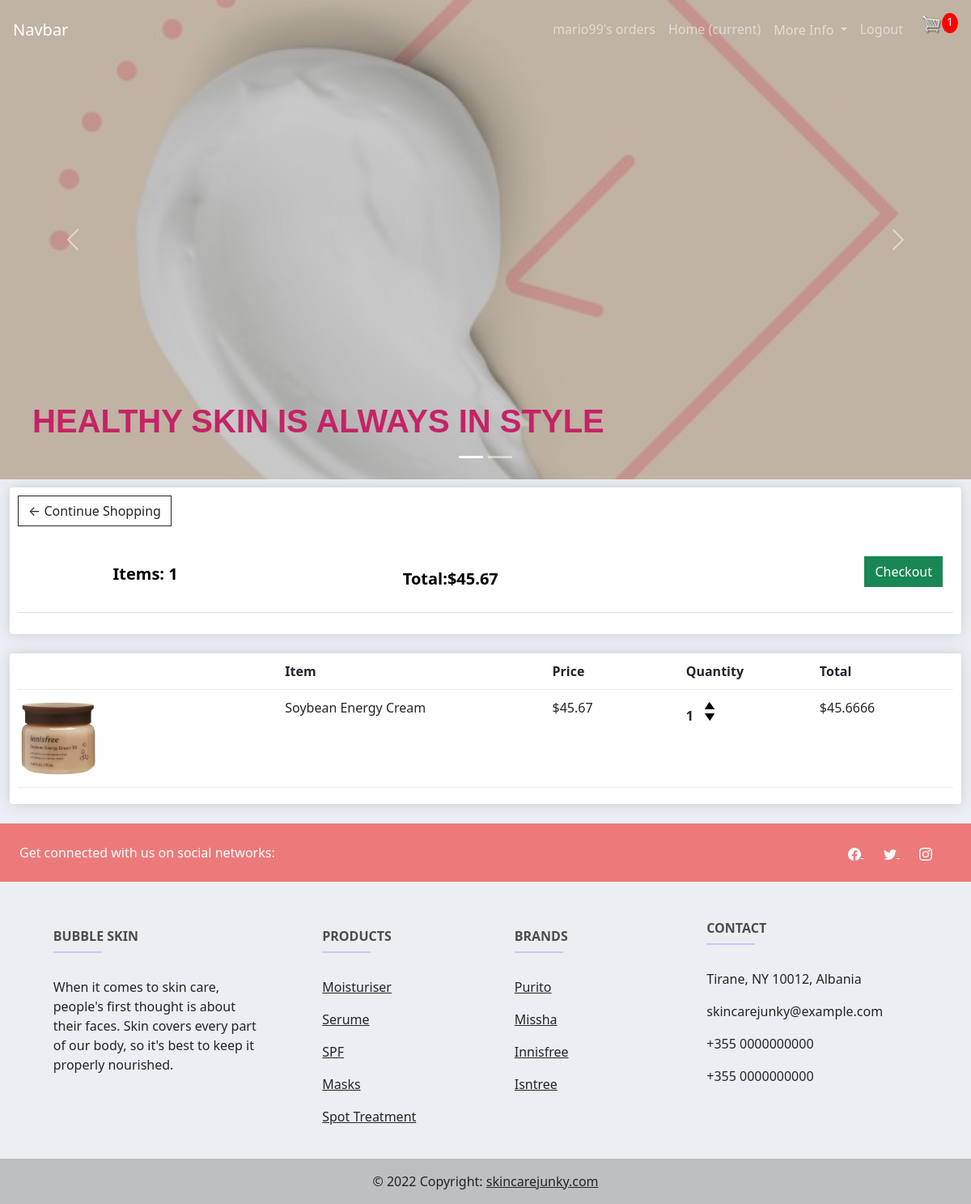
The page /cart/ (signed in) on the database its author committed.
### accounts/models.py (models this page shows, shortened)
class Order(models.Model):
    STATUS = (
        ('Pending', 'Pending'),
        ('Out for delivery', 'Out for delivery'),
        ('Delivered', 'Delivered'),
    )
    costumer = models.ForeignKey(Costumer, null=True, on_delete=models.SET_NULL)
    product = models.ForeignKey(Product, null=True, on_delete=models.SET_NULL)
    date_created = models.DateTimeField(auto_now_add=True)
    status = models.CharField(max_length=200, null=True, choices=STATUS)
    complete = models.BooleanField(default=False)
    transaction_id = models.CharField(max_length=200, null=True)
    @property
    def get_cart_total(self):
        orderitems = self.orderitem_set.all()
        total = sum([item.get_total_price for item in orderitems])
        return total
    @property
    def get_cart_items(self):
        orderitems = self.orderitem_set.all()
        total = sum([item.quantity for item in orderitems])
        return total
    class Meta:
        db_table = "order"

class OrderItem(models.Model):
    product = models.ForeignKey(Product, on_delete=models.SET_NULL, null=True)
    order = models.ForeignKey(Order, on_delete=models.SET_NULL, null=True)
    quantity = models.IntegerField(default=0, null=True, blank=True)
    date_added = models.DateTimeField(auto_now_add=True)
    @property
    def get_total_price(self):
        total = self.product.price * self.quantity
        return total
    class Meta:
        db_table = "orderItem"

class Product(models.Model):
    CATEGORY = (
        ('Purito', 'Purito'),
        ('Missha', 'Missha'),
        ('Innistfree', 'Innistfree'),
        ('Isntree', 'Isntree'),
    )
    name = models.CharField(max_length=200, null=True)
    price = models.FloatField(max_length=200, null=True)
    category = models.CharField(max_length=200, null=True, choices=CATEGORY)
    description = models.CharField(max_length=200, null=True, blank=True)
    date_created = models.DateTimeField(auto_now_add=True)
    tags = models.ManyToManyField(Tag)
    image = models.ImageField(null=True, blank=True)
    @property
    def imageURL(self):
        try:
            url = self.image.url
        except:
            url = ''
        return url
    class Meta:
        db_table = "product"

### accounts/decorators.py (the view)
        def wrapper_func(request, *args, **kwargs):
            group = None
            if request.user.groups.exists():
                group = request.user.groups.all()[0].name
            if group in allowed_roles:
                return view_func(request, *args, **kwargs)
            else:
                return HttpResponse('You are not authorized to view this page')

### accounts/utils.py (called while the page is built)
def cartData(request):
    costumer = request.user.costumer
    order = Order.objects.filter(costumer=costumer, complete=False)
    if not order.exists():
        order = Order.objects.create(costumer=costumer, complete=False)
    else:
        order = order.last()
    items = order.orderitem_set.all()
    cartItems = order.get_cart_items
    return {'items': items, 'order': order, 'cartItems': cartItems}

### accounts/views.py (called while the page is built)
@login_required(login_url='login')
@allowed_users(allowed_roles=['costumer'])
def cart(request):
    data = cartData(request)
    cartItems = data['cartItems']
    order = data['order']
    items = data['items']
    context = {'items': items, 'order': order, 'cartItems': cartItems}
    return render(request, 'accounts/cart.html', context)

### accounts/templates/accounts/cart.html (shortened to what this page needs)
{% extends 'accounts/main.html' %}
{% load static %}
{% block content %}
	<div class="row">
		<div class="col-lg-12">
			<div class="box-element">
				<a  class="btn btn-outline-dark" href="{% url 'store' %}">&#x2190; Continue Shopping</a>
				<br>
				<br>
				<table class="table">
					<tr>
						<th><h5>Items: <strong>{{order.get_cart_items}}</strong></h5></th>
						<th><h5>Total:<strong>${{order.get_cart_total | floatformat:2}}</strong></h5></th>
						<th>
							<a  style="float:right; margin:5px;" class="btn btn-success" href="{% url 'checkout' %}">Checkout</a>
						</th>
					</tr>
				</table>
			</div>
			<br>
			<div class="box-element">
				<div class="cart-row">
					<div style="flex:2"></div>
					<div style="flex:2"><strong>Item</strong></div>
					<div style="flex:1"><strong>Price</strong></div>
					<div style="flex:1"><strong>Quantity</strong></div>
					<div style="flex:1"><strong>Total</strong></div>
				</div>
				{% for item in items %}
					<div class="cart-row">
						<div style="flex:2"><img class="row-image" src="{{item.product.imageURL}}">
						</div>
						<div style="flex:2">{{item.product.name}}</div>
						<div style="flex:1">${{item.product.price | floatformat:2}}</div>
						<div style="flex:1">
							<p class="quantity">{{item.quantity}}</p>
							<div class="quantity">
								<img data-product="{{item.product.id}}" data-action="add" class="chg-quantity update-cart" src="{% static  'images/arrow-up.png' %}">
								<img data-product="{{item.product.id}}" data-action="remove" class="chg-quantity update-cart" src="{% static  'images/arrow-down.png' %}">
							</div>
						</div>
						<div style="flex:1">${{item.get_total_price}}</div>
					</div>
				{% endfor %}
			</div>
		</div>
	</div><br>
{% endblock content %}

### accounts/templates/accounts/navbar.html (shortened to what this page needs)
{% load static %}
<nav class="navbar fixed-top navbar-expand-lg  navbar-dark p-md-3">
<a class="navbar-brand" href="{% url 'store' %}">Navbar</a>
<div class="collapse navbar-collapse" id="navbarNav">
  <ul class="navbar-nav">
    <li class="nav-item">
      <a class="nav-link" href="{% url 'user-page' %}">{{request.user}}'s orders</a>
    </li>
    <li class="nav-item active">
      <a class="nav-link" href="{% url 'home' %}">Home <span class="sr-only">(current)</span></a>
    </li>
      <div class="collapse navbar-collapse" >
        <ul class="navbar-nav">
          <li class="nav-item dropdown">
            <a class="nav-link dropdown-toggle" href="#"  role="button" data-bs-toggle="dropdown" aria-expanded="false">
              More Info
            </a>
          </li>
        </ul>
      </div>
    <li class="nav-item">
      <a class="nav-link hello-msg" href="{% url 'logout' %}">Logout</a>
    </li>
      <a href="{% url 'cart' %}">
        <img  id="cart-icon" src="{% static 'images/cart.png' %}">
        </a>
      <p id="cart-total">{{cartItems}}</p>
  </ul>
</div>
</nav>
<div id="myCarousel" class="carousel slide carousel-fade" data-bs-ride="carousel">
    <ol class="carousel-indicators">
        <li data-bs-target="#myCarousel" data-bs-slide-to="0" class="active"></li>
        <li data-bs-target="#myCarousel" data-bs-slide-to="1"></li>
    </ol>
    <div class="carousel-inner">
        <div class="carousel-item active" >
            <div class="overlay-img" style="background-image: url('{% static 'images/home_images/img.jpg' %}')"></div>
            <div class="container-slide">
                <h1><b>HEALTHY SKIN IS ALWAYS IN STYLE  </b></h1>
            </div>
        </div>
        <a href="#myCarousel" class="carousel-control-prev" role="button" data-bs-slide="prev">
            <span class="carousel-control-prev-icon" aria-hidden="true"></span>
        </a>
        <a href="#myCarousel" class="carousel-control-next" role="button" data-bs-slide="next">
            <span class="carousel-control-next-icon" aria-hidden="true"></span>
        </a>
    </div>
</div>

### static/css/main.css (style rules this page uses)
body { background-color: hsl(0, 0%, 98%); }
h1,h2,h3,h4,h5,h6 { color:hsl(0, 0%, 30%); }
.box-element { box-shadow:hsl(0, 0%, 80%) 0 0 16px; background-color: #fff; border-radius: 4px; padding: 10px; }
#cart-icon { width:25px; display: inline-block; margin-left: 15px; }
#cart-total { display: block; text-align: center; color:#fff; background-color: red; width: 20px; height: 25px; border-radius: 50%; font-size: 14px; }
.col-lg-2, .col-lg-4, .col-lg-6, .col-lg-8, .col-lg-12 { margin-top: 10px; }
.btn { border-radius: 0; }
.row-image { width: 100px; }
.cart-row { display: flex; align-items: flex-stretch; padding-bottom: 10px; margin-bottom: 10px; border-bottom: 1px solid #ececec; }
.quantity { display: inline-block; font-weight: 700; padding-right:10px; }
.chg-quantity { width: 12px; cursor: pointer; display: block; margin-top: 5px; transition:.1s; }
body { background-color: #ebeff5; }

### static/css/all_products.css (style rules this page uses)
body { position: relative; }
h1, h4 { color: #ec7a7a; font-family: 'Trebuchet MS', sans-serif; }

### accounts/templates/accounts/main.html (style rules this page uses)
h1 { font-family: 'Franklin Gothic Medium', 'Arial Narrow', Arial, sans-serif; color: rgb(197, 35, 102); }
div.transbox h4, h5 { margin: 5%; font-weight: bold; color: #000000; text-align:center; }
.carousel-item { height: 37rem; background-color: #777; color: white; position: relative; background-position: center; background-size: cover; }
.container-slide { position: absolute; bottom: 0; left: 0; right: 0; padding-bottom: 50px; }
.container-slide { padding: 40px; padding-right: 200px; color: white; }
.overlay-img { position: absolute; bottom: 0; left: 0; right: 0; top: 0%; background-position: center; background-size: cover; opacity: 0.6; }
body { background-color: #ebeff5; }

### rows shown on the page
Order: get_cart_items "1", get_cart_total "45.67"
OrderItem: product.imageURL (picture), product.name "Soybean Energy Cream", product.price "45.67", quantity "1", get_total_price "45.6666"

### other values the page prints
{{ request.user }} "mario99"
{{ cartItems }} "1"
